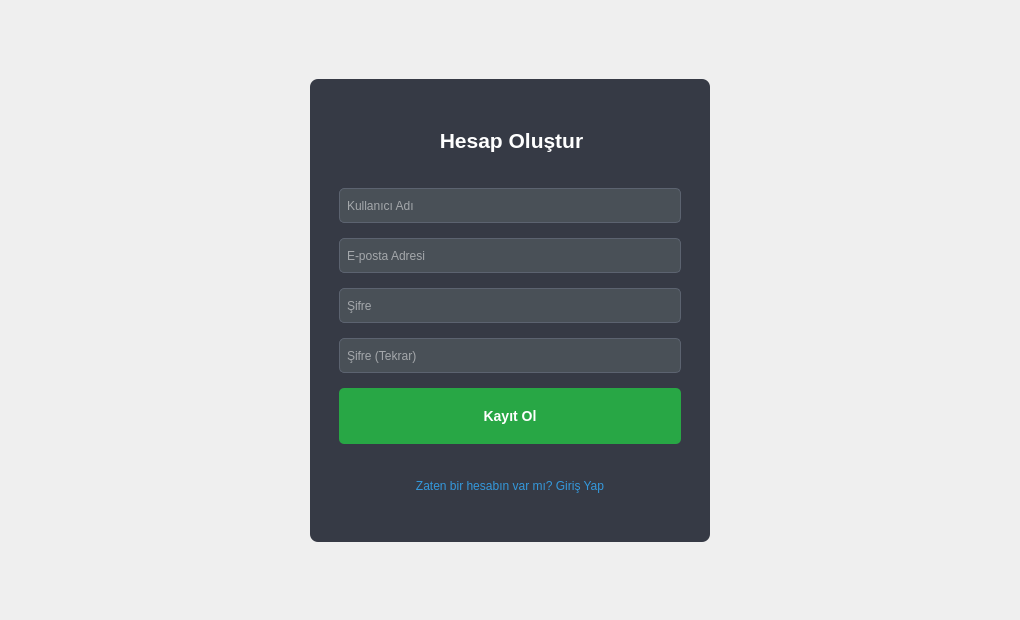
<?xml version="1.0" encoding="UTF-8"?>
<ui version="4.0">
 <class>KayitWidget</class>
 <widget class="QWidget" name="KayitWidget">
  <property name="geometry">
   <rect>
    <x>0</x>
    <y>0</y>
    <width>1020</width>
    <height>620</height>
   </rect>
  </property>
  <property name="windowTitle">
   <string>Kayıt Ol</string>
  </property>
  <layout class="QVBoxLayout" name="verticalLayout_main">
   <item>
    <spacer name="verticalSpacer_top">
     <property name="orientation">
      <enum>Qt::Orientation::Vertical</enum>
     </property>
     <property name="sizeHint" stdset="0">
      <size>
       <width>20</width>
       <height>40</height>
      </size>
     </property>
    </spacer>
   </item>
   <item alignment="Qt::AlignmentFlag::AlignHCenter">
    <widget class="QFrame" name="kayit_form_frame">
     <property name="minimumSize">
      <size>
       <width>400</width>
       <height>0</height>
      </size>
     </property>
     <property name="maximumSize">
      <size>
       <width>400</width>
       <height>16777215</height>
      </size>
     </property>
     <property name="styleSheet">
      <string notr="true">background-color: #363a45; border-radius: 8px; padding: 20px;</string>
     </property>
     <layout class="QVBoxLayout" name="verticalLayout_form">
      <property name="spacing">
       <number>15</number>
      </property>
      <item>
       <widget class="QLabel" name="baslik_label">
        <property name="text">
         <string>&lt;html&gt;&lt;head/&gt;&lt;body&gt;&lt;p align=&quot;center&quot;&gt;&lt;span style=&quot; font-size:16pt; font-weight:600; color:white;&quot;&gt;Hesap Oluştur&lt;/span&gt;&lt;/p&gt;&lt;/body&gt;&lt;/html&gt;</string>
        </property>
       </widget>
      </item>
      <item>
       <widget class="QLineEdit" name="kullanici_adi_input">
        <property name="minimumSize">
         <size>
          <width>0</width>
          <height>35</height>
         </size>
        </property>
        <property name="styleSheet">
         <string notr="true">background-color: #495057; border: 1px solid #5c6370; border-radius: 5px; padding: 5px; color: white;</string>
        </property>
        <property name="placeholderText">
         <string>Kullanıcı Adı</string>
        </property>
       </widget>
      </item>
      <item>
       <widget class="QLineEdit" name="email_input">
        <property name="minimumSize">
         <size>
          <width>0</width>
          <height>35</height>
         </size>
        </property>
        <property name="styleSheet">
         <string notr="true">background-color: #495057; border: 1px solid #5c6370; border-radius: 5px; padding: 5px; color: white;</string>
        </property>
        <property name="placeholderText">
         <string>E-posta Adresi</string>
        </property>
       </widget>
      </item>
      <item>
       <widget class="QLineEdit" name="sifre_input">
        <property name="minimumSize">
         <size>
          <width>0</width>
          <height>35</height>
         </size>
        </property>
        <property name="styleSheet">
         <string notr="true">background-color: #495057; border: 1px solid #5c6370; border-radius: 5px; padding: 5px; color: white;</string>
        </property>
        <property name="echoMode">
         <enum>QLineEdit::EchoMode::Password</enum>
        </property>
        <property name="placeholderText">
         <string>Şifre</string>
        </property>
       </widget>
      </item>
      <item>
       <widget class="QLineEdit" name="sifre_tekrar_input">
        <property name="minimumSize">
         <size>
          <width>0</width>
          <height>35</height>
         </size>
        </property>
        <property name="styleSheet">
         <string notr="true">background-color: #495057; border: 1px solid #5c6370; border-radius: 5px; padding: 5px; color: white;</string>
        </property>
        <property name="echoMode">
         <enum>QLineEdit::EchoMode::Password</enum>
        </property>
        <property name="placeholderText">
         <string>Şifre (Tekrar)</string>
        </property>
       </widget>
      </item>
      <item>
       <widget class="QPushButton" name="kayit_tamamla_buton">
        <property name="minimumSize">
         <size>
          <width>0</width>
          <height>40</height>
         </size>
        </property>
        <property name="styleSheet">
         <string notr="true">QPushButton {
        background-color: #28a745;
        border-radius: 5px;
        color: white;
        font-weight: bold;
        font-size: 14px;
}
QPushButton:hover {
        background-color: #218838;
}
QPushButton:pressed {
        background-color: #1e7e34;
}</string>
        </property>
        <property name="text">
         <string>Kayıt Ol</string>
        </property>
       </widget>
      </item>
      <item>
       <widget class="QPushButton" name="girise_don_buton">
        <property name="styleSheet">
         <string notr="true">QPushButton {
        background-color: transparent;
        color: #3498db;
        text-align: center;
}
QPushButton:hover {
        color: #5dade2;
        text-decoration: underline;
}</string>
        </property>
        <property name="text">
         <string>Zaten bir hesabın var mı? Giriş Yap</string>
        </property>
       </widget>
      </item>
     </layout>
    </widget>
   </item>
   <item>
    <spacer name="verticalSpacer_bottom">
     <property name="orientation">
      <enum>Qt::Orientation::Vertical</enum>
     </property>
     <property name="sizeHint" stdset="0">
      <size>
       <width>20</width>
       <height>40</height>
      </size>
     </property>
    </spacer>
   </item>
  </layout>
 </widget>
 <resources/>
 <connections/>
</ui>
